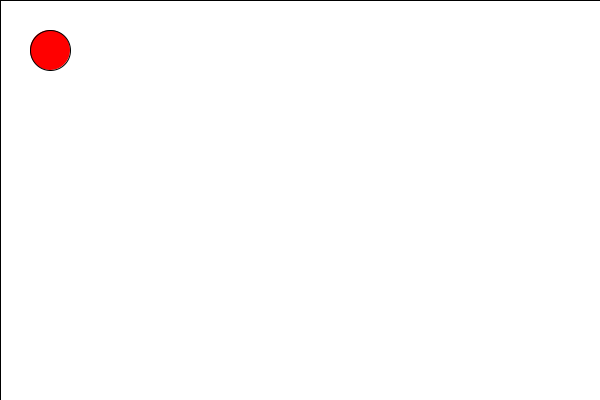
Frame 1 (no input)
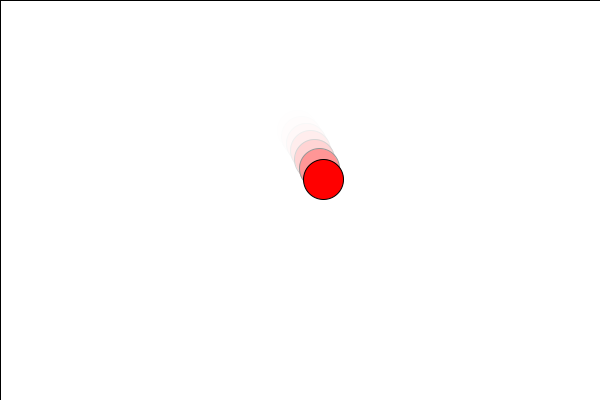
Frame 60 (the mouse pressed at the canvas centre just before this capture)
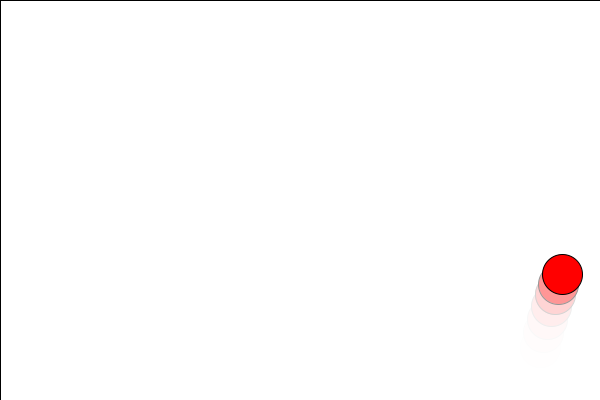
Frame 120 (the mouse held since frame 60 and released just before this capture)

The Processing sketch that drew these frames (run headless with seeded random() and noise(); from frame 60 on, the mouse is pressed at the canvas centre):

// Processing sketch: processing_48341
// ── processing_48341.pde

float xSpeed = 5;
float ySpeed = 1;
float xPosition = 50;
float yPosition = 50;


float ballWidth = 40;
float ballHeight = 40;


void setup()
{

  size(600, 400);
  background(255);
  smooth();
}

void draw()
{

  fill(255,150);
  rect(0, 0, 
  width, height);

  fill(255, 0, 0);
  ellipse(xPosition, yPosition, ballWidth, ballHeight);

  ySpeed +=1;
  xSpeed *=.9975;
  xPosition += xSpeed;
  yPosition += ySpeed;

// chaning directions after hitting the right wall
  if (xPosition > width-ballWidth/2)
  {
    xPosition=width-ballWidth/2;
    xSpeed=-xSpeed;
  }

// changing directions after hitting the left wall
  if (xPosition<ballWidth/2)
  {
    xPosition=ballWidth/2;    
    xSpeed=-xSpeed;
  }

// loosing height after each bounce
  if (yPosition > height-ballHeight/2)
  {
    yPosition=height-ballHeight/2;
    ySpeed = -ySpeed*.9;
  }

// slow the ball down faster when it is rolling.
  if (yPosition > height-ballHeight/2-1)
  {
    xSpeed *=.9975;
  }
}

// re-throw the ball
void mouseDragged()
{
  xPosition = mouseX;
  yPosition = mouseY;
  xSpeed = mouseX - pmouseX;
  ySpeed = mouseY - pmouseY;
}
                                
